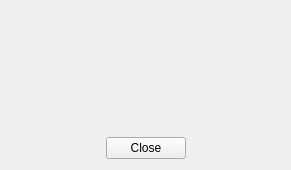
<?xml version="1.0" encoding="UTF-8"?>
<ui version="4.0">
 <class>CPluginDetailsWindow</class>
 <widget class="QWidget" name="CPluginDetailsWindow">
  <property name="geometry">
   <rect>
    <x>0</x>
    <y>0</y>
    <width>291</width>
    <height>170</height>
   </rect>
  </property>
  <property name="windowTitle">
   <string>%1 - about the plugin</string>
  </property>
  <layout class="QVBoxLayout" name="verticalLayout" stretch="0,0,1,0,0">
   <item>
    <widget class="QLabel" name="lbl_PluginName">
     <property name="font">
      <font>
       <weight>75</weight>
       <bold>true</bold>
      </font>
     </property>
     <property name="text">
      <string/>
     </property>
     <property name="alignment">
      <set>Qt::AlignCenter</set>
     </property>
    </widget>
   </item>
   <item>
    <widget class="QLabel" name="lbl_PluginIdentifier">
     <property name="font">
      <font>
       <italic>true</italic>
      </font>
     </property>
     <property name="text">
      <string/>
     </property>
     <property name="alignment">
      <set>Qt::AlignCenter</set>
     </property>
    </widget>
   </item>
   <item>
    <widget class="QLabel" name="lbl_Description">
     <property name="text">
      <string/>
     </property>
     <property name="alignment">
      <set>Qt::AlignHCenter|Qt::AlignTop</set>
     </property>
     <property name="margin">
      <number>10</number>
     </property>
    </widget>
   </item>
   <item>
    <widget class="QLabel" name="lbl_Authors">
     <property name="text">
      <string/>
     </property>
     <property name="alignment">
      <set>Qt::AlignCenter</set>
     </property>
    </widget>
   </item>
   <item>
    <layout class="QHBoxLayout" name="horizontalLayout">
     <item>
      <spacer name="horizontalSpacer_2">
       <property name="orientation">
        <enum>Qt::Horizontal</enum>
       </property>
       <property name="sizeHint" stdset="0">
        <size>
         <width>40</width>
         <height>20</height>
        </size>
       </property>
      </spacer>
     </item>
     <item>
      <widget class="QPushButton" name="pb_Close">
       <property name="text">
        <string>Close</string>
       </property>
      </widget>
     </item>
     <item>
      <spacer name="horizontalSpacer">
       <property name="orientation">
        <enum>Qt::Horizontal</enum>
       </property>
       <property name="sizeHint" stdset="0">
        <size>
         <width>40</width>
         <height>20</height>
        </size>
       </property>
      </spacer>
     </item>
    </layout>
   </item>
  </layout>
 </widget>
 <resources/>
 <connections/>
</ui>
